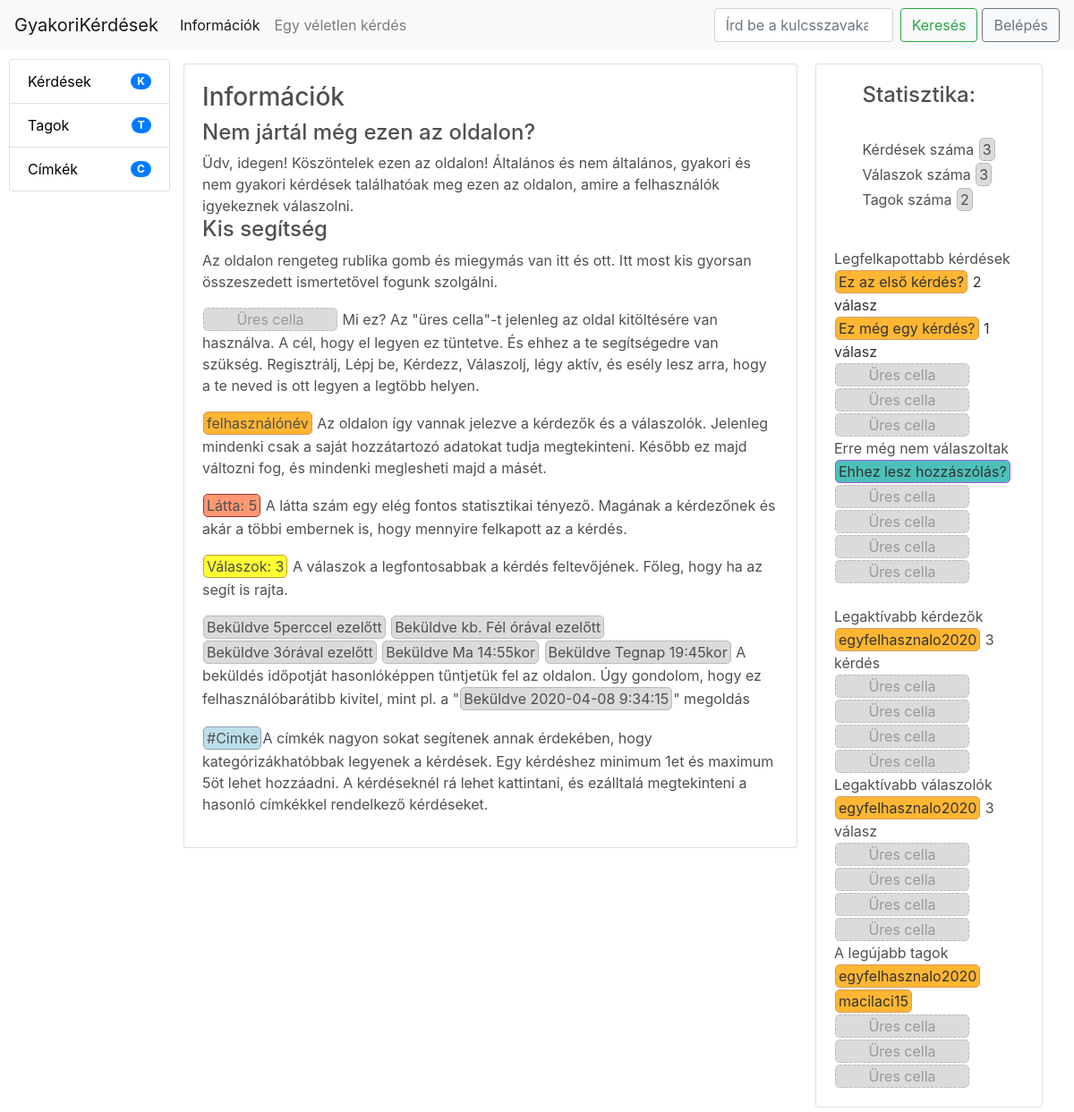
Screenshot of /info with the database file from the repository.
### tables this page shows
CREATE TABLE `kerdesek` (
  `id` int(11) NOT NULL,
  `kerdesrov` varchar(150) DEFAULT NULL,
  `akerdes` varchar(2000) DEFAULT NULL,
  `datum` datetime DEFAULT NULL
);

CREATE TABLE `felhasznalok` (
  `id` int(11) NOT NULL,
  `felhasznalonev` varchar(50) DEFAULT NULL,
  `email` varchar(100) DEFAULT NULL,
  `jelszo` varchar(250) DEFAULT NULL,
  `regdatum` datetime DEFAULT NULL
);

### index.php (called while the page is built, shortened)
<?php
    require_once "iranyito/funkciok.php";
    require_once "oldalak/gyujto.php";

### iranyito/funkciok.php (called while the page is built, shortened)
<?php
function getConnection(){
    global $config;
    $connection = mysqli_connect($config['db_host'], $config['db_user'], $config['db_pass'], $config['db_name']);
    mysqli_set_charset($connection,"utf8");
    return $connection;
}
function VeletlenSzam(){
    $veletlenSorSzam = array_rand(KerdesAdat("",""), 1);
    $veletlenSzam = KerdesAdat("","")[$veletlenSorSzam]["id"];
    return $veletlenSzam;
}
function KerdesValasz($mit, $mi){
    $connection = getConnection();
    if($mit == "kerdes")
    $query = "SELECT * FROM kerdes_valasz WHERE kerdes_id = ?";
       if ($statment = mysqli_prepare($connection, $query)) {
            if($mit != "" && $mi != "")mysqli_stmt_bind_param($statment, "i", $mi);
            mysqli_stmt_execute($statment);
           $result = mysqli_stmt_get_result($statment);
           return mysqli_fetch_all($result, MYSQLI_ASSOC);
       } else {
           logMessage("ERROR", 'Query error: ' . mysqli_error($connection));
           errorPage();
       }
}
function FelhasznaloAdat($mit, $mi){
    $connection = getConnection();
    if($mit == "")
    $query = "SELECT * FROM felhasznalok";
       if ($statment = mysqli_prepare($connection, $query)) {
            mysqli_stmt_execute($statment);
           $result = mysqli_stmt_get_result($statment);
           return mysqli_fetch_all($result, MYSQLI_ASSOC);
       } else {
           logMessage("ERROR", 'Query error: ' . mysqli_error($connection));
           errorPage();
       }
}
function KerdesAdat($mit, $mi){
    $connection = getConnection();
    if($mit == "")
    $query = "SELECT * FROM kerdesek";
       if ($statment = mysqli_prepare($connection, $query)) {
            mysqli_stmt_execute($statment);
           $result = mysqli_stmt_get_result($statment);
           return mysqli_fetch_all($result, MYSQLI_ASSOC);
       } else {
           logMessage("ERROR", 'Query error: ' . mysqli_error($connection));
           errorPage();
       }
}
function ValaszAdat($mit, $mi){
    $connection = getConnection();
    if($mit == "")
    $query = "SELECT * FROM valaszok";
           if ($statment = mysqli_prepare($connection, $query)) {
                mysqli_stmt_execute($statment);
               $result = mysqli_stmt_get_result($statment);
               return mysqli_fetch_all($result, MYSQLI_ASSOC);
           } else {
               logMessage("ERROR", 'Query error: ' . mysqli_error($connection));
               errorPage();
           }
}
function FelhKerdSzam(){
    $connection = getConnection();
    $query = "SELECT count(fk.felh_id) as szam, f.felhasznalonev as felh FROM felhasznalok f
              INNER JOIN felhasznalo_kerdes fk ON f.id = fk.felh_id
              GROUP BY fk.felh_id LIMIT 5";
    if ($statment = mysqli_prepare($connection, $query)) {
         mysqli_stmt_execute($statment);
        $result = mysqli_stmt_get_result($statment);
        return mysqli_fetch_all($result, MYSQLI_ASSOC);
    } else {
        logMessage("ERROR", 'Query error: ' . mysqli_error($connection));
        errorPage();
    }
}
function FelhValSzam(){
    $connection = getConnection();
    $query = "SELECT count(fv.felh_id) as szam, f.felhasznalonev as felh FROM felhasznalok f
              INNER JOIN felhasznalo_valasz fv ON f.id = fv.felh_id
              GROUP BY fv.felh_id LIMIT 5";
    if ($statment = mysqli_prepare($connection, $query)) {
         mysqli_stmt_execute($statment);
        $result = mysqli_stmt_get_result($statment);
        return mysqli_fetch_all($result, MYSQLI_ASSOC);
    } else {
        logMessage("ERROR", 'Query error: ' . mysqli_error($connection));
        errorPage();
    }
}
function KerdValSzam(){
    $connection = getConnection();
    $query = "SELECT count(kv.kerdes_id) as szam, k.kerdesrov as kerdrov, k.id as id FROM kerdesek k
              INNER JOIN kerdes_valasz kv ON k.id = kv.kerdes_id
              GROUP BY kv.kerdes_id LIMIT 5";
    if ($statment = mysqli_prepare($connection, $query)) {
         mysqli_stmt_execute($statment);
        $result = mysqli_stmt_get_result($statment);
        return mysqli_fetch_all($result, MYSQLI_ASSOC);
    } else {
        logMessage("ERROR", 'Query error: ' . mysqli_error($connection));
        errorPage();
    }
}

### oldalak/jobbsav.php (the view)
<div id="jobbsav">
    <div class="card">
    <div class="card-body" style="margin:auto;">
   <h4>Statisztika:</h4> <br>
    Kérdések száma
    <div class="osszesitett" id="statisztikaszam"><?=count(KerdesAdat("",""))?></div> <br>
    Válaszok száma
    <div class="osszesitett" id="statisztikaszam"><?=count(ValaszAdat("",""))?></div> <br>
    Tagok száma
    <div class="osszesitett" id="statisztikaszam"><?=count(FelhasznaloAdat("",""))?></div>
</div>
<div class="card-body">
    Legfelkapottabb kérdések <br>
    <?php
    $legtobbvalaszok = KerdValSzam();
    foreach($legtobbvalaszok as $legtobbvalasz){?>
       <a href="/kerdes/<?=$legtobbvalasz["id"]?>"> <div class="osszesitett" id="felhasznalo" style="max-width:100%;"><?=$legtobbvalasz["kerdrov"]?></div> <?=$legtobbvalasz["szam"]?> válasz</a> <br>
    <?php }
        for($i=0;$i<5-count($legtobbvalaszok);$i++){
    ?>
    <a href="/info"><div class="osszesitett" id="urescella">Üres cella</div></a> <br>
        <?php } ?>
    Erre még nem válaszoltak<br>
    <?php
        $kerdesek = KerdesAdat("","");
        $max5 = 0;
        foreach($kerdesek as $kerdes):
            if(count(KerdesValasz("kerdes",$kerdes["id"]))==0 && $max5<5){?>
             <a href="/kerdes/<?=$kerdes["id"]?>"><div class="osszesitett" id="valasz" style="max-width:100%;"><?=$kerdes["kerdesrov"]?></div></a> <br>
             <?php  $max5++; } endforeach;
             for($i=0;$i<5-$max5;$i++){ ?>
                <a href="/info"><div class="osszesitett" id="urescella">Üres cella</div></a> <br>
        <?php } ?>
    <br>Legaktívabb kérdezők<br>
    <?php
    $legtobbkerdesek = FelhKerdSzam();
    foreach($legtobbkerdesek as $legtobbkerdes){?>
        <div class="osszesitett" id="felhasznalo"><a href="/profil/<?=$legtobbkerdes["felh"]?>"><?=$legtobbkerdes["felh"]?></a></div> <?=$legtobbkerdes["szam"]?> kérdés <br>
    <?php }
    for($i=0;$i<5-count($legtobbkerdesek);$i++){ ?>
    <a href="/info"><div class="osszesitett" id="urescella">Üres cella</div></a> <br>
        <?php } ?>
    Legaktívabb válaszolók<br>
    <?php
    $legtobbkerdesek = FelhValSzam();
    foreach($legtobbkerdesek as $legtobbkerdes){?>
        <div class="osszesitett" id="felhasznalo"><a href="/profil/<?=$legtobbkerdes["felh"]?>"><?=$legtobbkerdes["felh"]?></a></div> <?=$legtobbkerdes["szam"]?> válasz <br>
    <?php }
    for($i=0;$i<5-count($legtobbkerdesek);$i++){ ?>
    <a href="/info"><div class="osszesitett" id="urescella">Üres cella</div></a> <br>
        <?php } ?>
    A legújabb tagok<br>
    <?php
        $tagok = FelhasznaloAdat("","");
        $szamol = 0;
        foreach(array_reverse($tagok) as $tag){
            if($szamol<5){?>
            <div class="osszesitett" id="felhasznalo"><a href="/profil/<?=$tag["felhasznalonev"]?>"><?=$tag["felhasznalonev"]?></a></div>  <br>
            <?php $szamol++;
            }
        }
        if($szamol <5){
        for($i=0;$i<5-$szamol;$i++){?>
            <a href="/info"><div class="osszesitett" id="urescella">Üres cella</div></a> <br>
        <?php } }?>
</div>
</div>
</div>

### stilus/styles.css (style rules this page uses)
body { margin:auto; }
a,a:hover { color: black; text-decoration: none; }
.card { margin: 5px; }
.card-body { opacity: 0.8; }
.osszesitett { display:inline-block; padding:0px 3px 0px 3px; margin: 1px 1px 1px 1px; border-radius:5px; }
#felhasznalo { background-color: orange; border: 1px solid peru; }
#statisztikaszam { background-color: lightgray; border: 1px solid darkgray; }
#valasz { background-color: lightseagreen; border: 1px solid blueviolet; }
#urescella { background-color: lightgray; color: grey;border:1px solid darkgray;border-style:dashed;width:150px;text-align: center; }
@media only screen and (min-width: 600px) { #jobbsav { width: 100%;margin: auto; } }
@media only screen and (min-width: 768px) { #jobbsav { width: 26%;margin: 10px;display:inline-block;float:left; } }
@media only screen and (min-width: 992px) { #jobbsav { width: 22%;margin: 10px;display:inline-block;float:left; } }
@media only screen and (min-width: 1200px) { #jobbsav { width: 22%;margin: 10px;display:inline-block;float:left; } }

### rows the page displays
kerdesek: kerdesrov "Ez az első kérdés?", szam "2"
kerdesek: kerdesrov "Ez még egy kérdés?", szam "1"
kerdesek: kerdesrov "Ehhez lesz hozzászólás?"
felhasznalok: felhasznalonev "egyfelhasznalo2020"
felhasznalok: felhasznalonev "macilaci15"

### other values shown
$menusav[0] "Belépés"
$balsav[$i] "Kérdések K Tagok T Címkék C"
count(KerdesAdat("","")) "3"
count(ValaszAdat("","")) "3"
count(FelhasznaloAdat("","")) "2"
$legtobbkerdes["felh"] "egyfelhasznalo2020"
$legtobbkerdes["szam"] "3"
